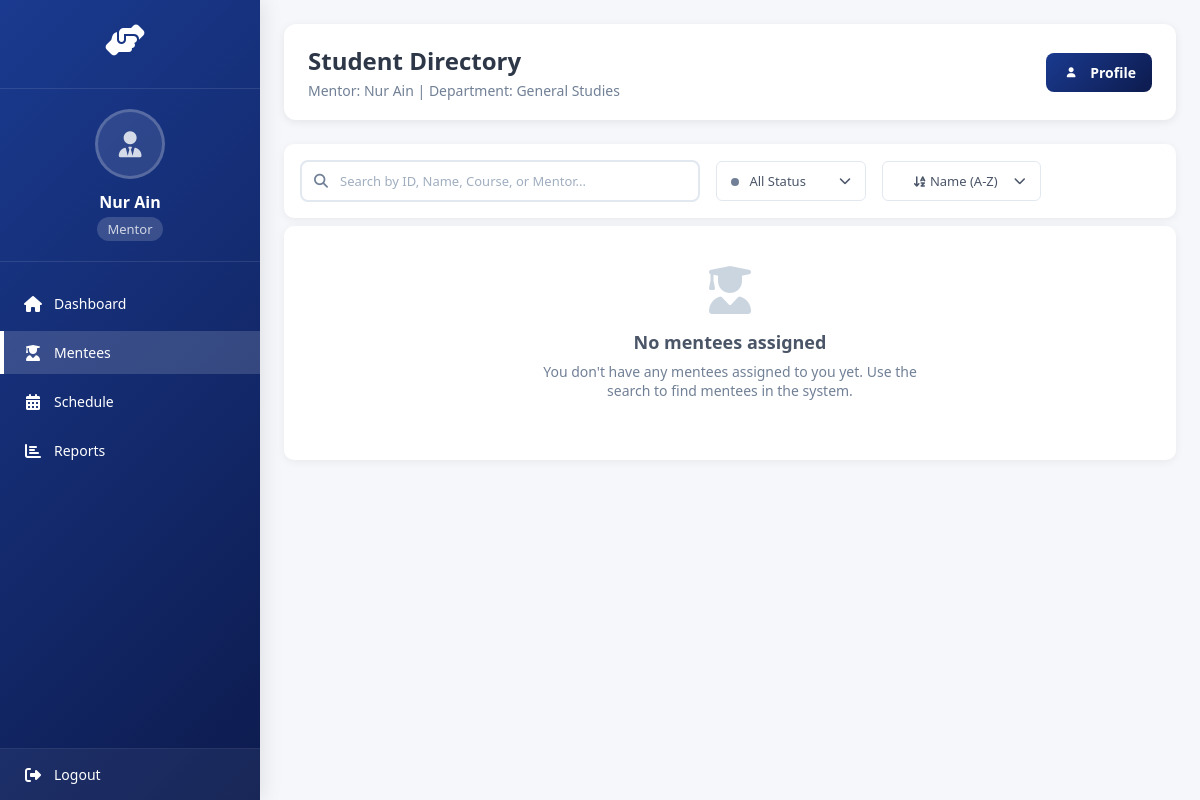
The page /mmms/mentor/mentees/ (signed in) on the database as committed earlier.
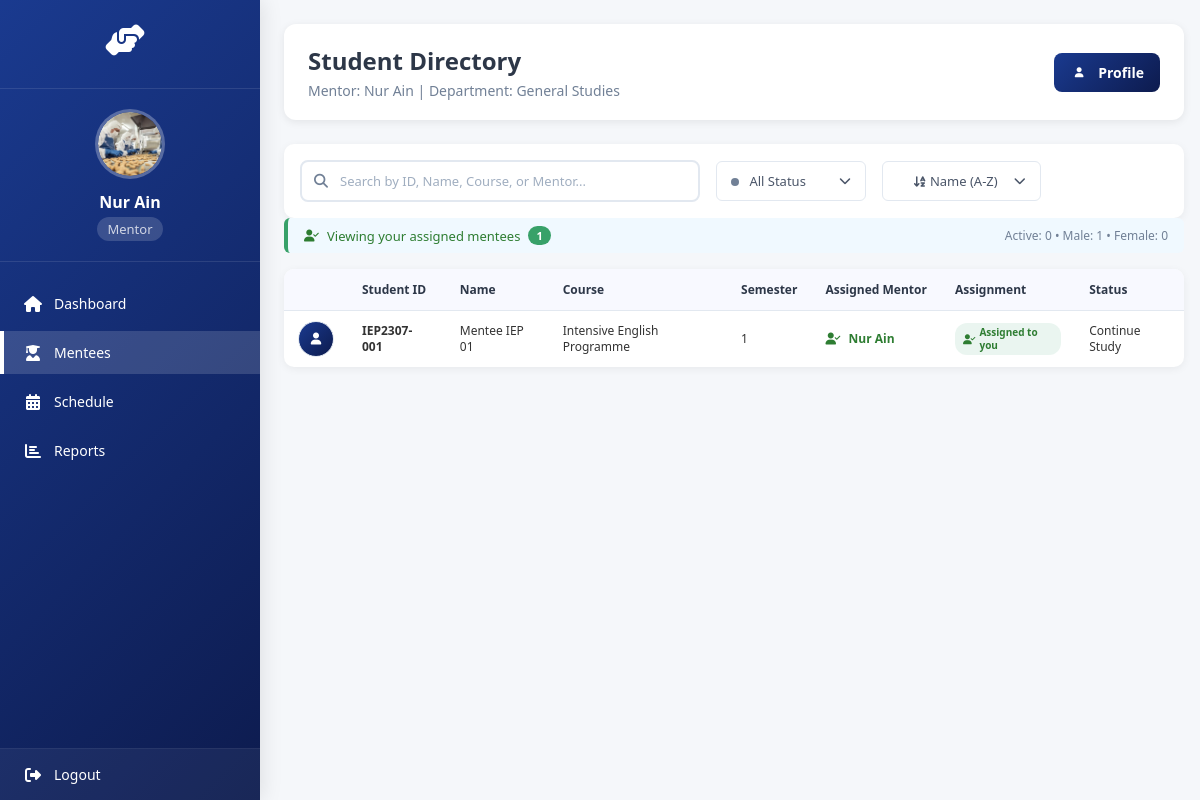
The same page on the database as committed later.
### system/models.py (models this page shows, shortened)
class Mentor(models.Model):
    user = models.OneToOneField(settings.AUTH_USER_MODEL, on_delete=models.CASCADE)
    profile_picture = models.ImageField(upload_to='mentor_profile_pictures/', null=True, blank=True)
    MentorID = models.CharField(max_length=12, primary_key=True)
    MentorName = models.CharField(max_length=100)
    MentorEmail = models.EmailField()
    MentorPhone = models.CharField(max_length=15)
    MentorIC = models.CharField(max_length=15)
    MentorAddress = models.CharField(max_length=255)
    MentorPostcode = models.CharField(max_length=10)
    MentorCity = models.CharField(max_length=50)
    MentorState = models.CharField(max_length=50)
    MentorRace = models.CharField(max_length=50)
    MentorReligion = models.CharField(max_length=50)
    MentorDepartment = models.CharField(max_length=100)
    MaxMentees = models.IntegerField(default=20)
    CurrentMentees = models.IntegerField(default=0)
    MentorJoinDate = models.DateField()

class Mentee(models.Model):
    STATUS_CHOICES = (
        ('active', 'Continue Study'),
        ('inactive', 'Not Continuing'),
        ('graduated', 'Graduated'),
    )
    GENDER_CHOICES = (
        ('male', 'Male'),
        ('female', 'Female'),
    )
    user = models.OneToOneField(settings.AUTH_USER_MODEL, on_delete=models.CASCADE)
    profile_picture = models.ImageField(upload_to='mentee_profile_pictures/', null=True, blank=True)
    MenteeID = models.CharField(max_length=12, primary_key=True)
    MenteeName = models.CharField(max_length=100)
    MenteeCourse = models.CharField(max_length=100)
    MenteeSemester = models.IntegerField()
    Year = models.IntegerField()
    MenteeJoinDate = models.DateField()
    MenteeEmail = models.EmailField()
    MenteePhone = models.CharField(max_length=15)
    MenteeIC = models.CharField(max_length=15)
    MenteeAddress = models.CharField(max_length=255)
    MenteePostcode = models.CharField(max_length=10)
    MenteeCity = models.CharField(max_length=50)
    MenteeState = models.CharField(max_length=50)
    MenteeRace = models.CharField(max_length=50)
    MenteeReligion = models.CharField(max_length=50)
    MenteeGender = models.CharField(max_length=10, choices=GENDER_CHOICES, default='male')
    MenteeStatus = models.CharField(max_length=20, choices=STATUS_CHOICES, default='active')
    MenteePreviousSchool = models.CharField(max_length=100)
    MenteeFatherName = models.CharField(max_length=100)
    MenteeFatherIC = models.CharField(max_length=15)
    MenteeFatherOccupation = models.CharField(max_length=100)
    MenteeFatherPhone = models.CharField(max_length=15)
    MenteeMotherName = models.CharField(max_length=100)
    MenteeMotherIC = models.CharField(max_length=15)
    MenteeMotherOccupation = models.CharField(max_length=100)
    MenteeMotherPhone = models.CharField(max_length=15)
    Sem1TargetGPA = models.DecimalField(max_digits=3, decimal_places=2, null=True, blank=True)
    Sem1ActualGPA = models.DecimalField(max_digits=3, decimal_places=2, null=True, blank=True)
    Sem2TargetGPA = models.DecimalField(max_digits=3, decimal_places=2, null=True, blank=True)
    Sem2ActualGPA = models.DecimalField(max_digits=3, decimal_places=2, null=True, blank=True)
    Sem3TargetGPA = models.DecimalField(max_digits=3, decimal_places=2, null=True, blank=True)
    Sem3ActualGPA = models.DecimalField(max_digits=3, decimal_places=2, null=True, blank=True)
    Sem4TargetGPA = models.DecimalField(max_digits=3, decimal_places=2, null=True, blank=True)
    Sem4ActualGPA = models.DecimalField(max_digits=3, decimal_places=2, null=True, blank=True)
    Sem5TargetGPA = models.DecimalField(max_digits=3, decimal_places=2, null=True, blank=True)
    Sem5ActualGPA = models.DecimalField(max_digits=3, decimal_places=2, null=True, blank=True)
    Sem6TargetGPA = models.DecimalField(max_digits=3, decimal_places=2, null=True, blank=True)
    Sem6ActualGPA = models.DecimalField(max_digits=3, decimal_places=2, null=True, blank=True)
    TargetCGPA = models.DecimalField(max_digits=3, decimal_places=2, null=True, blank=True)
    CurrentCGPA = models.DecimalField(max_digits=3, decimal_places=2, null=True, blank=True)
    MenteeAcademicGoals = models.TextField(blank=True)
    MenteeStudyHabits = models.TextField(blank=True)
    MenteeSubjects = models.TextField(blank=True)
    MenteeExtracurricular = models.TextField(blank=True)
    AcademicSupportNeeds = models.TextField(blank=True)
    assigned_mentor = models.ForeignKey('Mentor', on_delete=models.SET_NULL, null=True, blank=True)
    def get_course_full_name(self):
        course_mapping = {
            'CS': 'Diploma in Computer Science',
            'DA': 'Diploma in Accounting',
            'DB': 'Diploma in Business Studies',
            'LH': 'Diploma in Landscape Horticulture',
            'IEP': 'Intensive English Programme',
            'CFAB': 'Certificate in Finance, Accountancy and Business'
        }
        return course_mapping.get(self.MenteeCourse, self.MenteeCourse)

### system/views.py (the view, shortened to what this page needs)
# urls.py: path('mentor/mentees/', views.view_assigned_mentees, name='view_assigned_mentees'),
@login_required
def view_assigned_mentees(request):
    if request.user.role != 'mentor':
        messages.error(request, 'Access denied. Mentor role required.')
        return redirect('homepage')
    mentor = get_object_or_404(Mentor, user=request.user)
    assigned_mentees = Mentee.objects.filter(assigned_mentor=mentor)
    all_mentees = Mentee.objects.all().select_related('assigned_mentor')
    display_mentees = assigned_mentees
    search_query = request.GET.get('search', '')
    is_searching = False
    status_filter = request.GET.get('status', 'all')
    if status_filter != 'all':
        display_mentees = display_mentees.filter(MenteeStatus=status_filter)
    sort_by = request.GET.get('sort', 'name_asc')
    if sort_by == 'name_asc':
        display_mentees = display_mentees.order_by('MenteeName')
    elif sort_by == 'name_desc':
        display_mentees = display_mentees.order_by('-MenteeName')
    elif sort_by == 'id_asc':
        display_mentees = display_mentees.order_by('MenteeID')
    elif sort_by == 'id_desc':
        display_mentees = display_mentees.order_by('-MenteeID')
    elif sort_by == 'course_asc':
        display_mentees = display_mentees.order_by('MenteeCourse', 'MenteeName')
    active_mentees_count = assigned_mentees.filter(MenteeStatus='active').count()
    male_mentees_count = assigned_mentees.filter(MenteeGender='male').count()
    female_mentees_count = assigned_mentees.filter(MenteeGender='female').count()
    context = {
        'mentor': mentor,
        'assigned_mentees': assigned_mentees,  # For statistics
        'display_mentees': display_mentees,    # For display in table
        'active_mentees_count': active_mentees_count,
        'male_mentees_count': male_mentees_count,
        'female_mentees_count': female_mentees_count,
        'search_query': search_query,
        'status_filter': status_filter,
        'sort_by': sort_by,
        'is_searching': is_searching,
        'total_mentees_count': all_mentees.count(),  # Total in system
        'assigned_count': assigned_mentees.count(),  # Count of assigned mentees
    }
    return render(request, 'view_mentees.html', context)

### system/templates/view_mentees.html (shortened to what the changed rows need)
<!DOCTYPE html>
<html lang="en">
<head>
    <link rel="stylesheet" href="https://cdnjs.cloudflare.com/ajax/libs/font-awesome/6.4.0/css/all.min.css">
</head>
<body>
    <div class="sidebar">
        <div class="user-info">
            <div class="user-avatar">
                {% if mentor.profile_picture %}
                <img src="{{ mentor.profile_picture.url }}" alt="Profile Picture" id="sidebarProfilePic">
                {% else %}
                <i class="fas fa-user-tie" id="sidebarProfileIcon"></i>
                {% endif %}
            </div>
            <div class="user-name">{{ mentor.MentorName }}</div>
            <div class="user-role">Mentor</div>
        </div>
    </div>
    <div class="main-content">
        <div class="content-header">
            <div class="welcome-section">
                <h1>Student Directory</h1>
                <p>Mentor: {{ mentor.MentorName }} | Department: {{ mentor.MentorDepartment }}</p>
            </div>
        </div>
        {% if is_searching %}
        <div class="search-result-indicator" id="searchResultIndicator">
            <div class="search-result-info">
                <i class="fas fa-search"></i>
                <span class="search-result-text">Search results for "{{ search_query }}"</span>
                <span class="search-result-count">{{ display_mentees|length }}</span>
            </div>
            <a href="?{% if status_filter != 'all' %}status={{ status_filter }}{% endif %}{% if sort_by != 'name_asc' %}{% if status_filter != 'all' %}&{% endif %}sort={{ sort_by }}{% endif %}"
               class="clear-search-link">
                <i class="fas fa-times"></i>
                Clear search
            </a>
        </div>
        {% elif not is_searching and assigned_mentees.exists %}
        <div class="assigned-mentees-indicator" id="assignedMenteesIndicator">
            <div class="assigned-mentees-info">
                <i class="fas fa-user-check"></i>
                <span class="assigned-mentees-text">Viewing your assigned mentees</span>
                <span class="assigned-mentees-count">{{ assigned_count }}</span>
            </div>
            <div class="assigned-mentees-stats">
                Active: {{ active_mentees_count }} • Male: {{ male_mentees_count }} • Female: {{ female_mentees_count }}
            </div>
        </div>
        {% endif %}
        {% if display_mentees %}
        <div class="mentee-table-container">
            <table class="mentee-table" id="menteeTable">
                <thead>
                    <tr>
                        <th></th>
                        <th>Student ID</th>
                        <th>Name</th>
                        <th>Course</th>
                        <th>Semester</th>
                        <th>Assigned Mentor</th>
                        <th>Assignment</th>
                        <th>Status</th>
                    </tr>
                </thead>
                <tbody id="menteeTableBody">
                    {% for mentee in display_mentees %}
                    <tr class="mentee-row clickable-row"
                        data-status="{{ mentee.MenteeStatus }}"
                        data-gender="{{ mentee.MenteeGender }}"
                        data-course="{{ mentee.MenteeCourse }}"
                        data-mentee-id="{{ mentee.MenteeID }}"
                        data-mentee-name="{{ mentee.MenteeName }}"
                        onclick="window.location.href='{% url 'mentor_view_mentee' mentee.MenteeID %}'">
                        <td>
                            {% if mentee.profile_picture %}
                            <img src="{{ mentee.profile_picture.url }}" alt="{{ mentee.MenteeName }}"
                                class="profile-picture">
                            {% else %}
                            <div class="profile-picture-placeholder">
                                <i class="fas fa-user"></i>
                            </div>
                            {% endif %}
                        </td>
                        <td><strong>{{ mentee.MenteeID }}</strong></td>
                        <td>{{ mentee.MenteeName }}</td>
                        <td>{{ mentee.get_course_full_name }}</td>
                        <td>{{ mentee.MenteeSemester }}</td>
                        <td>
                            {% if mentee.assigned_mentor %}
                                {% if mentee.assigned_mentor == mentor %}
                                    <span style="color: #2e7d32; font-weight: 600;">
                                        <i class="fas fa-user-check" style="margin-right: 5px;"></i>
                                        {{ mentee.assigned_mentor.MentorName }}
                                    </span>
                                {% else %}
                                    {{ mentee.assigned_mentor.MentorName }}
                                {% endif %}
                            {% else %}
                                <span style="color: #718096; font-style: italic;">Not assigned</span>
                            {% endif %}
                        </td>
                        <td>
                            {% if mentee.assigned_mentor %}
                                {% if mentee.assigned_mentor == mentor %}
                                    <span class="assigned-badge assigned-to-me">
                                        <i class="fas fa-user-check"></i>
                                        Assigned to you
                                    </span>
                                {% else %}
                                    <span class="assigned-badge assigned-to-others">
                                        <i class="fas fa-user-tag"></i>
                                        Assigned to others
                                    </span>
                                {% endif %}
                            {% else %}
                                <span class="assigned-badge unassigned">
                                    <i class="fas fa-user-clock"></i>
                                    Unassigned
                                </span>
                            {% endif %}
                        </td>
                        <td>
                            <span class="status-{{ mentee.MenteeStatus }}">{{ mentee.get_MenteeStatus_display }}</span>
                        </td>
                    </tr>
                    {% endfor %}
                </tbody>
            </table>
        </div>
        {% else %}
        <div class="no-results">
            <i class="fas fa-user-graduate"></i>
            {% if is_searching %}
            <h3>No mentees found</h3>
            <p>No mentees match your search for "{{ search_query }}". Try a different search term.</p>
            <a href="?" class="back-to-assigned-btn">
                <i class="fas fa-arrow-left"></i>
                Back to your mentees
            </a>
            {% else %}
            <h3>No mentees assigned</h3>
            <p>You don't have any mentees assigned to you yet. Use the search to find mentees in the system.</p>
            {% endif %}
        </div>
        {% endif %}
    </div>
</body>
</html>

Rows that differ between the two databases and show on the page:
changed Mentor "Nur Ain": profile_picture: picture added
now on this page (row edited): Mentee: MenteeID "IEP2307-001", MenteeName "Mentee IEP 01", get_course_full_name "Intensive English Programme", MenteeSemester "1", assigned_mentor.MentorName "Nur Ain", shows "Assigned to you", MenteeStatus "Continue Study"
Other text that changed with them:
{{ assigned_count }}: (not shown) → "1"
{{ active_mentees_count }}: (not shown) → "0"
{{ male_mentees_count }}: (not shown) → "1"
{{ female_mentees_count }}: (not shown) → "0"
text no longer shown: "No mentees assigned You don't have any mentees assigned to you yet. Use the search to find mentees in the system."
text now shown: "Viewing your assigned mentees Active: • Male: • Female: Student ID Name Course Semester Assigned Mentor Assignment Status"
